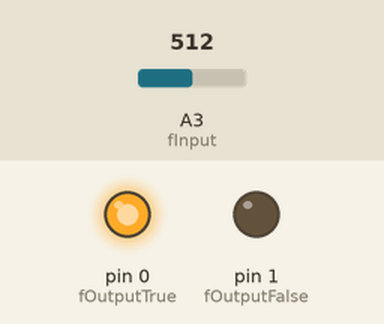
Simulated run of this sketch. Board: Arduino Uno, built with avr-gcc and run on an emulated ATmega328P. On the bench: output pins drawn as LEDs (lit = HIGH). Inputs (shaded band) come from the test bench; at power-on: A3 (fInput) = 512.

Above: at 5.1 s.
At 27.9 s:
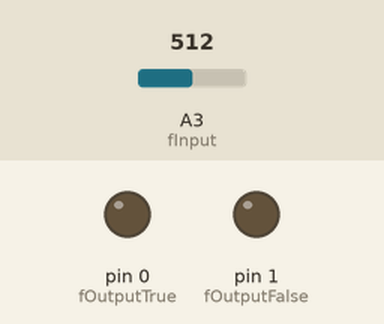
28.0 s: A3 (fInput) set to 122
At 29.1 s:
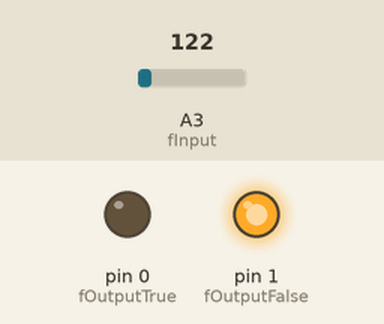
Timing chart, 0 to 42.0 s (numbered marks = the images above; inputs shaded):
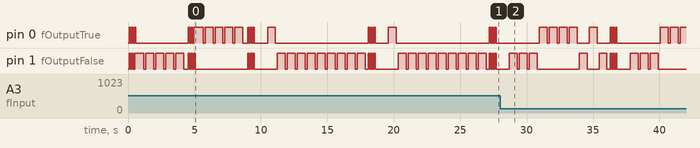

The sketch:

AnalogSpy.ino
```cpp
// (licence header left out)
/**
 * This sketch reads the analog value on the input pin and then
 * communicates the value through fResolution bits binary flashing of the leds on the
 * fOutputTrue and fOutputFalse ports. fResolution is usually 10 bits.
 *
 * You can use it to calculate the upper and lower values of an analog input device like
 * a potentiometer or photo resistor.
 *
 * Example:
 *
 * value of analog read is 69 which is 0001000101 in fResolution (10) bits binary
 *
 * First we get 5 flashes indicating that we start a new sequence:
 *
 * 0 - True led is off False led is on for fShowResultsDelay ms then a 150 ms all leds off
 * 0 - True led is off False led is on for fShowResultsDelay ms then a 150 ms all leds off
 * 0 - True led is off False led is on for fShowResultsDelay ms then a 150 ms all leds off
 * 1 - True led is on False led is off for fShowResultsDelay ms then a 150 ms all leds off
 * 0 - True led is off False led is on for fShowResultsDelay ms then a 150 ms all leds off
 * 0 - True led is off False led is on for fShowResultsDelay ms then a 150 ms all leds off
 * 0 - True led is off False led is on for fShowResultsDelay ms then a 150 ms all leds off
 * 1 - True led is on False led is off for fShowResultsDelay ms then a 150 ms all leds off
 * 0 - True led is off False led is on for fShowResultsDelay ms then a 150 ms all leds off
 * 1 - True led is on False led is off for fShowResultsDelay ms then a 150 ms all leds off
 *
 * Write down the bits and then calculate the decimal value.
 *
 */

int fOutputTrue = 0;
int fOutputFalse = 1;
int fShowResultsDelay = 600;
int fInput = 3;
int fResolution = 10; // 10 bits: 0 to 1023

void setup() {
	pinMode(fOutputTrue, OUTPUT);
	pinMode(fOutputFalse, OUTPUT);
	pinMode(fInput, INPUT);
	test();
}

/**
 * Test 5 bits off 5 bits on
 */
void test(){
	newSequence();
	signal(0, 5);
	delay(100);
	newSequence();
	signal(1023, 5);
	delay(100);
}

void loop() {
	newSequence();
	delay(1000);
	signal(analogRead(fInput), fResolution);
}

/**
 * Flash the leds 3 times to indicate a new sequence.
 */
void newSequence() {
	for (int i = 0; i < 3; i++) {
		delay(100);
		digitalWrite(fOutputFalse, HIGH);
		digitalWrite(fOutputTrue, HIGH);
		delay(100);
		digitalWrite(fOutputFalse, LOW);
		digitalWrite(fOutputTrue, LOW);
	}
}

/**
 * Signals the passed "pValue" as "pResolution" bit binary through the True and False pins, MSB first.
 */
void signal(int pValue, int pResolution) {
	int mask =  power(2, pResolution-1);

	for (int i = 0; i < pResolution; i++) {
		if ((pValue & mask) == 0) {
			digitalWrite(fOutputTrue, LOW);
			digitalWrite(fOutputFalse, HIGH);
		} else {
			digitalWrite(fOutputTrue, HIGH);
			digitalWrite(fOutputFalse, LOW);
		}
		showResultsDelay();
		mask = mask / 2;
	}
}

int power(int pBase, int pExponent){
	int result = 1;
	for(int i = 0; i< pExponent; i++){
		result = result * pBase;
	}
	return result;
}

/**
 * Shows the results for fShowResultsDelay ms then turns the leds off and waits another 150ms.
 */
void showResultsDelay() {
	delay(fShowResultsDelay);
	digitalWrite(fOutputTrue, LOW);
	digitalWrite(fOutputFalse, LOW);
	delay(150);
}
```
